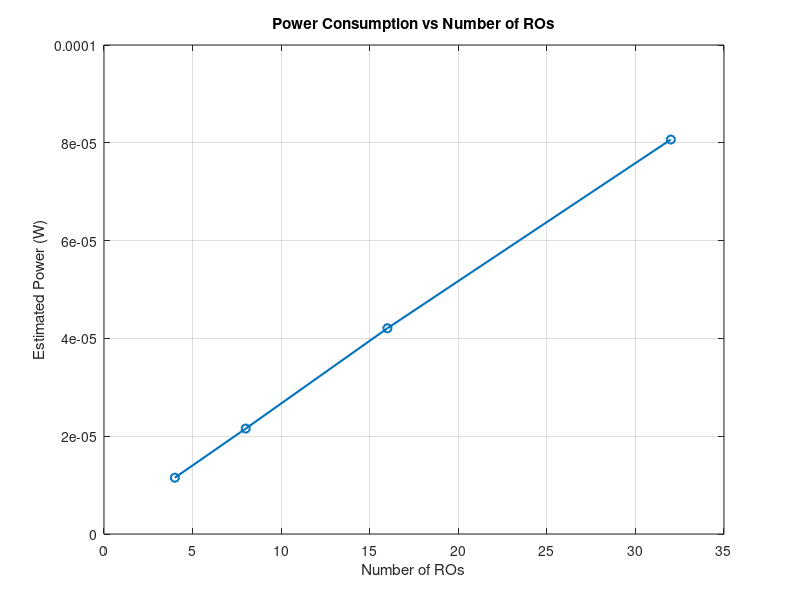

MATLAB code to generate this figure:
Vdd = 1.0;               % supply voltage (V)
CL = 1e-15;              % load capacitance per stage (F)
numStages = 5;           % per oscillator
numRO = [4, 8, 16, 32];  % configurations

% averaged frequencies
f_osc = [5.756e8, 5.389e8, 5.259e8, 5.042e8];  

% dynamic power estimation (simplified)
P = numRO * numStages .* CL .* Vdd.^2 .* f_osc;

% ---- PRINT VALUES ----
fprintf("Estimated Dynamic Power per Configuration:\n");
fprintf("ROs = %2d  -->  Power = %.4e W\n", [numRO; P]);

% ---- PLOT ----
figure;
plot(numRO, P, '-o', 'LineWidth', 1.5)
xlabel('Number of ROs')
ylabel('Estimated Power (W)')
title('Power Consumption vs Number of ROs')
grid on
